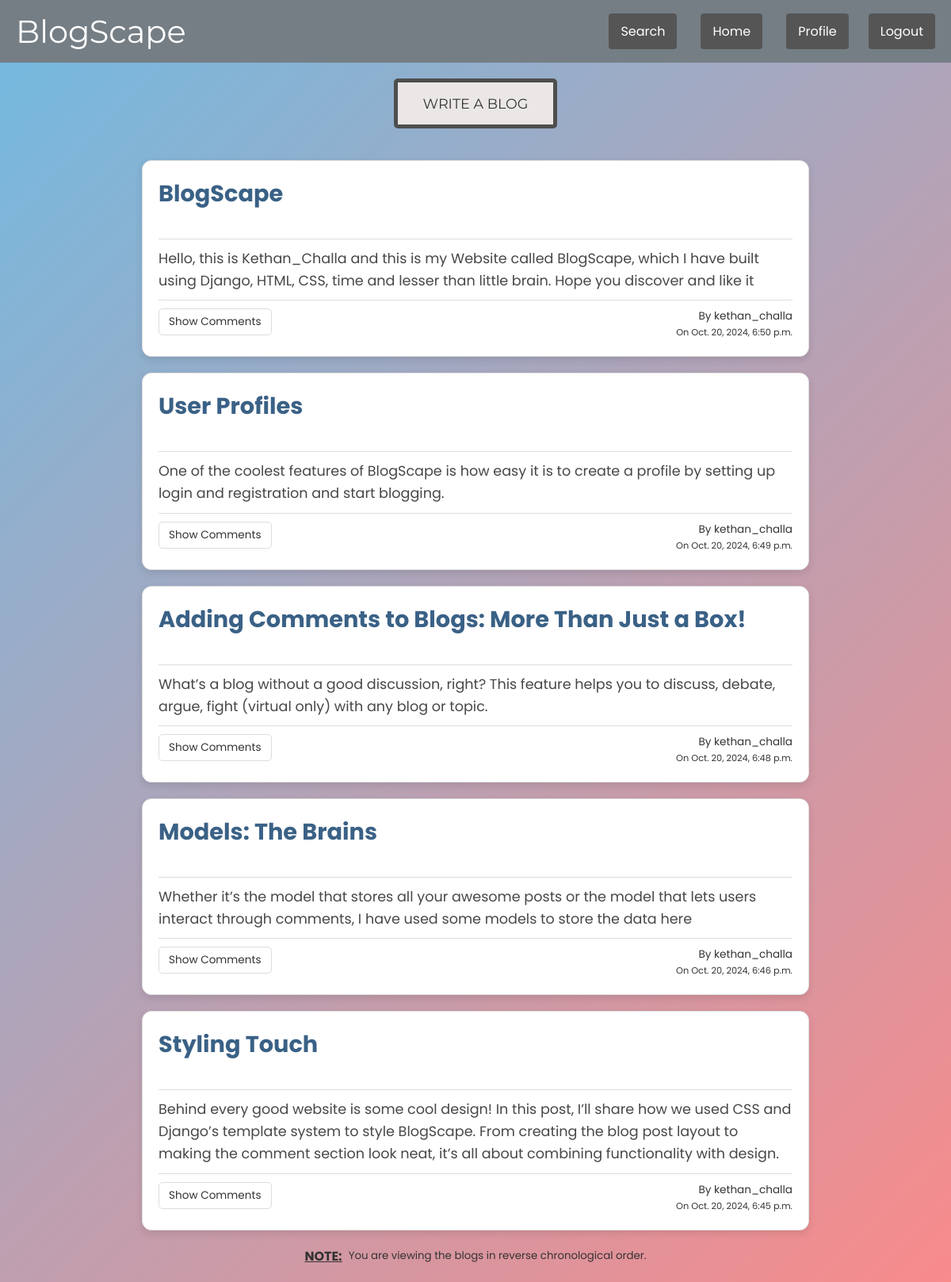
/home/, run on the app's committed database.
### blogs/models.py (models this page shows, shortened)
class blog (models.Model) :
    title = models.CharField(max_length=100)
    content = models.TextField()
    author_name = models.ForeignKey(User, on_delete=models.CASCADE)
    time = models.DateTimeField(default=datetime.now)
    class Meta :
        ordering = ('-time', )

### blogs/views.py (the view)
# urls.py: 2. Add a URL to urlpatterns:  path('', views.home, name='home')
def home (request) :
    posts = blog.objects.all()
    return render(request, 'blogs/home.html', {'post' : posts})

### templates/blogs/home.html (shortened to what this page needs)
{% load static %}
<!DOCTYPE html>
<html lang="en">
<head>
    <link rel="stylesheet" href="{% static 'blogs/css/home2.css' %}">
</head>
<body>
    <nav class="navbar">
        <div class="navbar-brand">BlogScape</div>
        <ul class="navbar-menu">
            <li><a href="{% url 'SearchPage'%}" >Search</a></li>
            <li><a href="{% url 'BlogPage' %}">Home</a></li>
            <li><a href="{% url 'ProfilePage' request.user.username %}">Profile</a></li>
            <form action="{% url 'LogoutPage' %}" method="post">
                <button type="submit">Logout</button>
            </form>
        </ul>
    </nav>
    <div class="container">
        <div class="write">
            <a href="{% url 'WriteBlogPage' %}" class="write-button">WRITE A BLOG</a>
        </div>
    </div>
    {% block content %}
    {% for i in post %}
    <div class="blogpost">
        <div class="title">
            <h2>{{ i.title }}</h2>
            <br>
        </div>
        <div class="content">
            {{ i.content }}
        </div>
        <div class="other_details">
            <a href="{% url 'BlogDetail' i.id %}" class="show-comments">Show Comments</a>
            <div class="author-details">
                <span class="author-name">By {{ i.author_name }}</span>
                <span class="post-time"><small>On {{ i.time }}</small></span>
            </div>
        </div>
    </div>
    {% endfor %}
    {% endblock content %}
    <div class="note">
        <u><b>NOTE: </b></u>
        <small>You are viewing the blogs in reverse chronological order.</small>
    </div>
</body>
</html>

### static/blogs/css/home2.css (style rules this page uses)
body { font-family: 'Poppins', sans-serif; margin: 0; padding: 0; background: linear-gradient(135deg, #71bae1, #f77878dc); color: #333; }
.navbar { display: flex; justify-content: space-between; align-items: center; background-color: #757e85; padding: 15px 20px; }
.navbar-brand { font-family: 'Montserrat', sans-serif; color: #fff; margin: 0px; font-size: 40px; }
.navbar-menu { list-style-type: none; margin: 0; padding: 0; display: flex; align-items: center; }
.navbar-menu li { margin: 0 15px; }
.navbar-menu a, .navbar-menu button { display: inline-block; background-color: #555; color: #fff; text-decoration: none; padding: 10px 15px; border: none; border-radius: 4px; transition: background-color 0.3s ease; transition: transform 0.3s ease; }
.navbar-menu button { cursor: pointer; }
.navbar-menu form { display: inline; }
.blogpost { background-color: #fff; border: 1px solid #ddd; border-radius: 12px; margin: 20px auto; padding: 20px; max-width: 800px; box-shadow: 0 4px 10px rgba(0, 0, 0, 0.1); transition: box-shadow 0.3s ease; }
.blogpost .title { border-bottom: 1px solid #ddd; padding-bottom: 10px; margin-bottom: 10px; }
.blogpost .title h2 { margin: 0; font-size: 1.8em; color: #3a6186; }
.blogpost .content { font-size: 1.1em; line-height: 1.6; color: #494646; }
.blogpost .other_details { border-top: 1px solid #ddd; padding-top: 10px; margin-top: 10px; font-size: 0.9em; display: flex; justify-content: space-between; align-items: flex-start; color: #617077; }
.show-comments { font-size: 0.85rem; padding: 6px 12px; margin-right: auto; text-decoration: none; background-color: #fff; color: #333; border: 1px solid #ddd; border-radius: 5px; transition: background-color 0.3s ease, color 0.3s ease; }
.author-details { text-align: right; font-size: 0.85rem; color: #333; }
.author-details .author-name, .author-details .post-time { display: block; }
.note { display: flex; justify-content: center; align-items: center; margin: 20px; }
.container { text-align: center; }
.write-button { display: inline-block; text-align: center; padding: 1rem 2rem; margin: 20px; font-size: 1.1rem; color: rgb(53, 53, 53); background-color: #ece7e7; text-decoration: none; border: 5px solid #4e4e4e; font-family: 'Montserrat', sans-serif; border-radius: 5px; box-shadow: #333; transition: background-color 0.3s; }
button { font-family: 'Poppins', sans-serif; padding: 0.8rem; background-color: #f77878dc; color: #fff; font-size: 1rem; margin-left: 10px; border: none; border-radius: 8px; cursor: pointer; transition: background-color 0.3s ease, transform 0.3s ease; }

### data on the page
blog: title "BlogScape", content "Hello, this is Kethan_Challa and this is my Website called BlogScape, which I have built using Django, HTML, CSS, time and lesser than little brain. Hope you discover and like it", author_name "kethan_challa", time "Oct. 20, 2024, 6:50 p.m."
blog: title "User Profiles", content "One of the coolest features of BlogScape is how easy it is to create a profile by setting up login and registration and start blogging.", author_name "kethan_challa", time "Oct. 20, 2024, 6:49 p.m."
blog: title "Adding Comments to Blogs: More Than Just a Box!", content "What’s a blog without a good discussion, right? This feature helps you to discuss, debate, argue, fight (virtual only) with any blog or topic.", author_name "kethan_challa", time "Oct. 20, 2024, 6:48 p.m."
blog: title "Models: The Brains", content "Whether it’s the model that stores all your awesome posts or the model that lets users interact through comments, I have used some models to store the data here", author_name "kethan_challa", time "Oct. 20, 2024, 6:46 p.m."
blog: title "Styling Touch", content "Behind every good website is some cool design! In this post, I’ll share how we used CSS and Django’s template system to style BlogScape. From creating the blog post layout to making the comment section look neat, it’s all about combining functionality with design.", author_name "kethan_challa", time "Oct. 20, 2024, 6:45 p.m."
